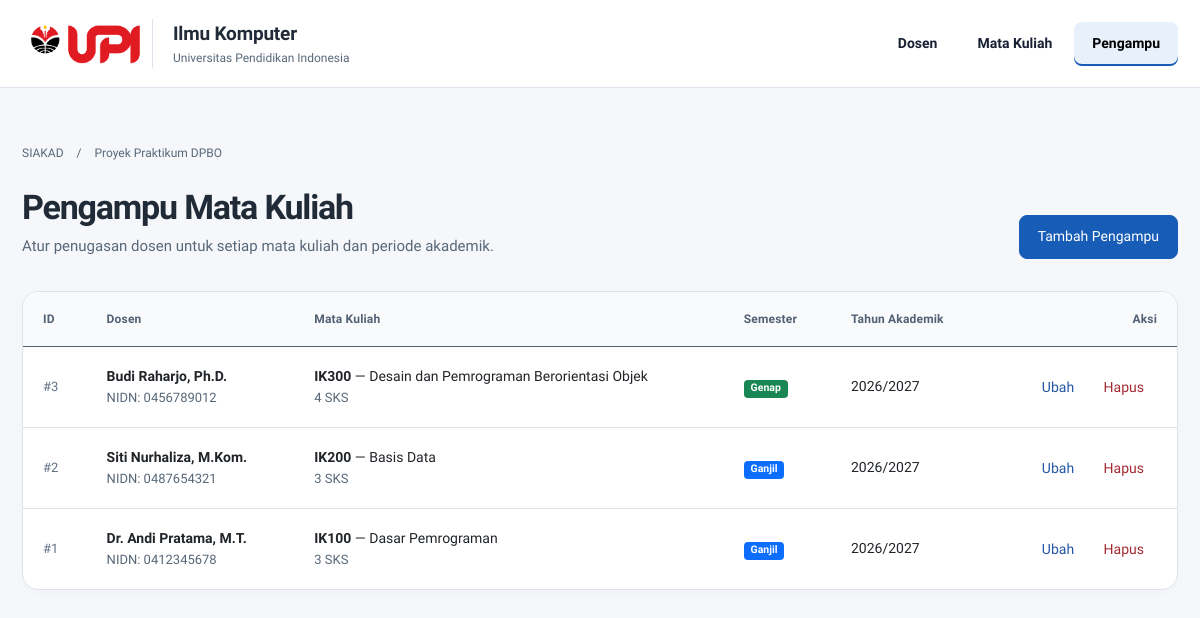
/index.php?route=assignments, run on the app's committed database.
### tables this page shows
CREATE TABLE IF NOT EXISTS `teaching_assignments` (
  `id` INT UNSIGNED AUTO_INCREMENT PRIMARY KEY,
  `lecturer_id` INT UNSIGNED NOT NULL,
  `course_id` INT UNSIGNED NOT NULL,
  `semester` ENUM('Ganjil', 'Genap') NOT NULL,
  `academic_year` VARCHAR(9) NOT NULL,
  CONSTRAINT `fk_assignment_lecturer` FOREIGN KEY (`lecturer_id`) REFERENCES `lecturers` (`id`) ON DELETE CASCADE ON UPDATE CASCADE,
  CONSTRAINT `fk_assignment_course` FOREIGN KEY (`course_id`) REFERENCES `courses` (`id`) ON DELETE CASCADE ON UPDATE CASCADE,
  UNIQUE KEY `unique_assignment` (`lecturer_id`, `course_id`, `semester`, `academic_year`)
);

CREATE TABLE IF NOT EXISTS `lecturers` (
  `id` INT UNSIGNED AUTO_INCREMENT PRIMARY KEY,
  `name` VARCHAR(100) NOT NULL,
  `nidn` VARCHAR(30) NOT NULL UNIQUE,
  `phone` VARCHAR(20) NOT NULL,
  `join_date` DATE NOT NULL
);

CREATE TABLE IF NOT EXISTS `courses` (
  `id` INT UNSIGNED AUTO_INCREMENT PRIMARY KEY,
  `code` VARCHAR(20) NOT NULL UNIQUE,
  `name` VARCHAR(100) NOT NULL,
  `credits` TINYINT UNSIGNED NOT NULL
);

### controllers/Controller.php (called while the page is built, shortened)
<?php
abstract class Controller
{
    protected function view(string $name, array $data = []): void
    {
        extract($data);
        require __DIR__ . '/../views/layout/header.php';
        require __DIR__ . '/../views/' . $name . '.php';
        require __DIR__ . '/../views/layout/footer.php';
    }
}

### controllers/AssignmentController.php (called while the page is built, shortened)
<?php
require_once __DIR__ . '/Controller.php';
class AssignmentController extends Controller
{
    private TeachingAssignment $assignment;
    public function __construct()
    {
        $this->assignment = new TeachingAssignment();
    }
    public function index(): void
    {
        $this->view('assignments/index', [
            'assignments' => $this->assignment->all(),
        ]);
    }
}

### public/index.php (called while the page is built, shortened)
<?php
require_once __DIR__ . '/../controllers/AssignmentController.php';
$route = (string)($_GET['route'] ?? 'lecturers');
$action = (string)($_GET['action'] ?? 'index');
try {
    $controller = new $controllerClass();
    $controller->$action();
} catch (mysqli_sql_exception $error) {
    http_response_code(500);
    $errorCode = $error->getCode();
    $message = in_array($errorCode, [1062, 1452], true)
        ? 'Data duplikat atau data relasi yang dipilih tidak tersedia. Silakan periksa kembali isian Anda.'
        : 'Terjadi kendala pada koneksi basis data. Pastikan layanan MySQL aktif dan konfigurasi database sudah benar.';
    echo '<!doctype html><html lang="id"><head><meta charset="utf-8"><title>Terjadi Kendala</title><link href="assets/vendor/bootstrap.min.css" rel="stylesheet"><link href="assets/app.css" rel="stylesheet"></head><body class="p-4"><div class="container"><div class="alert alert-danger" role="alert"><h4 class="alert-heading">Kendala Sistem</h4><p>' . htmlspecialchars($message) . '</p><hr><a href="index.php?route=' . htmlspecialchars($route) . '" class="btn btn-primary">Kembali</a></div></div></body></html>';
} catch (Throwable $error) {
    http_response_code(500);
    echo '<!doctype html><html lang="id"><head><meta charset="utf-8"><title>Kesalahan Server</title><link href="assets/vendor/bootstrap.min.css" rel="stylesheet"><link href="assets/app.css" rel="stylesheet"></head><body class="p-4"><div class="container"><div class="alert alert-danger" role="alert"><h4 class="alert-heading">Kesalahan Server</h4><p>Terjadi kesalahan pada server saat memproses permintaan Anda.</p><hr><a href="index.php?route=' . htmlspecialchars($route) . '" class="btn btn-primary">Kembali</a></div></div></body></html>';
}

### models/TeachingAssignment.php (called while the page is built, shortened)
<?php
class TeachingAssignment
{
    private mysqli $db;
    public function __construct()
    {
        $this->db = Database::connection();
    }
    public function all(): mysqli_result
    {
        $query = 'SELECT a.*, l.name AS lecturer_name, l.nidn AS lecturer_nidn,
                         c.code AS course_code, c.name AS course_name, c.credits AS course_credits
                  FROM teaching_assignments a
                  JOIN lecturers l ON a.lecturer_id = l.id
                  JOIN courses c ON a.course_id = c.id
                  ORDER BY a.id DESC';
        return $this->db->query($query);
    }
}

### views/assignments/index.php (the view, shortened to what this page needs)
<div class="page-heading d-flex justify-content-between align-items-end">
  <div>
    <h1>Pengampu Mata Kuliah</h1>
    <p>Atur penugasan dosen untuk setiap mata kuliah dan periode akademik.</p>
  </div>
  <a class="btn btn-primary" href="index.php?route=assignments&action=create">Tambah Pengampu</a>
</div>
<div class="content-panel">
  <div class="table-responsive">
    <table class="table table-hover">
      <thead>
        <tr>
          <th>ID</th>
          <th>Dosen</th>
          <th>Mata Kuliah</th>
          <th>Semester</th>
          <th>Tahun Akademik</th>
          <th class="text-end">Aksi</th>
        </tr>
      </thead>
      <tbody>
        <?php $hasRows = false; while ($row = $assignments->fetch_assoc()): $hasRows = true; ?>
          <tr>
            <td class="record-id">#<?= htmlspecialchars((string)$row['id']) ?></td>
            <td>
              <strong><?= htmlspecialchars($row['lecturer_name']) ?></strong>
              <div class="subtle">NIDN: <?= htmlspecialchars($row['lecturer_nidn']) ?></div>
            </td>
            <td>
              <strong><?= htmlspecialchars($row['course_code']) ?></strong> — <?= htmlspecialchars($row['course_name']) ?>
              <div class="subtle"><?= htmlspecialchars((string)$row['course_credits']) ?> SKS</div>
            </td>
            <td>
              <span class="badge <?= $row['semester'] === 'Ganjil' ? 'bg-primary' : 'bg-success' ?>">
                <?= htmlspecialchars($row['semester']) ?>
              </span>
            </td>
            <td><?= htmlspecialchars($row['academic_year']) ?></td>
            <td class="text-end">
              <a class="btn btn-sm btn-edit" href="index.php?route=assignments&action=edit&id=<?= htmlspecialchars((string)$row['id']) ?>">Ubah</a>
              <form method="post" action="index.php?route=assignments&action=delete" class="d-inline" onsubmit="return confirm('Apakah Anda yakin ingin menghapus penugasan pengampu dosen \'<?= addslashes(htmlspecialchars($row['lecturer_name'])) ?>\' untuk mata kuliah \'<?= addslashes(htmlspecialchars($row['course_name'])) ?>\'?');">
                <button type="submit" class="btn btn-sm btn-remove">Hapus</button>
              </form>
            </td>
          </tr>
        <?php endwhile; ?>
      </tbody>
    </table>
  </div>
</div>

### views/layout/header.php (shortened to what this page needs)
<!doctype html>
<html lang="id">
<head>
  <link href="assets/vendor/bootstrap.min.css" rel="stylesheet">
  <link href="assets/app.css" rel="stylesheet">
</head>
<body>
<header>
  <nav class="navbar navbar-expand navbar-light app-nav">
    <div class="container">
      <a class="navbar-brand campus-brand" href="index.php?route=lecturers">
        <?php if (is_file(__DIR__ . '/../../public/assets/upi-logo.png')): ?>
          <img class="campus-logo" src="assets/upi-logo.png" alt="Logo Universitas Pendidikan Indonesia" width="126" height="48">
        <?php endif; ?>
        <span class="campus-identity">
          Ilmu Komputer
          <small>Universitas Pendidikan Indonesia</small>
        </span>
      </a>
      <div class="navbar-nav ms-auto" aria-label="Menu utama">
        <?php foreach (['lecturers' => 'Dosen', 'courses' => 'Mata Kuliah', 'assignments' => 'Pengampu'] as $key => $label): ?>
          <a class="nav-link<?= ($_GET['route'] ?? 'lecturers') === $key ? ' active' : '' ?>" <?= ($_GET['route'] ?? 'lecturers') === $key ? 'aria-current="page"' : '' ?> href="index.php?route=<?= $key ?>"><?= $label ?></a>
        <?php endforeach; ?>
      </div>
    </div>
  </nav>
</header>
<main id="main-content" class="container page-shell" tabindex="-1">
  <p class="project-context">SIAKAD <span aria-hidden="true">/</span> Proyek Praktikum DPBO</p>

### views/layout/footer.php (shortened to what this page needs)
</main>
</body>
</html>

### data on the page
teaching_assignments: id "3", lecturer.name "Budi Raharjo, Ph.D.", lecturer.nidn "0456789012", course.code "IK300", course.name "Desain dan Pemrograman Berorientasi Objek", course.credits "4", semester "Genap", academic_year "2026/2027"
teaching_assignments: id "2", lecturer.name "Siti Nurhaliza, M.Kom.", lecturer.nidn "0487654321", course.code "IK200", course.name "Basis Data", course.credits "3", semester "Ganjil", academic_year "2026/2027"
teaching_assignments: id "1", lecturer.name "Dr. Andi Pratama, M.T.", lecturer.nidn "0412345678", course.code "IK100", course.name "Dasar Pemrograman", course.credits "3", semester "Ganjil", academic_year "2026/2027"

### other printed values
$label "Dosen"
$label "Mata Kuliah"
$label "Pengampu"
